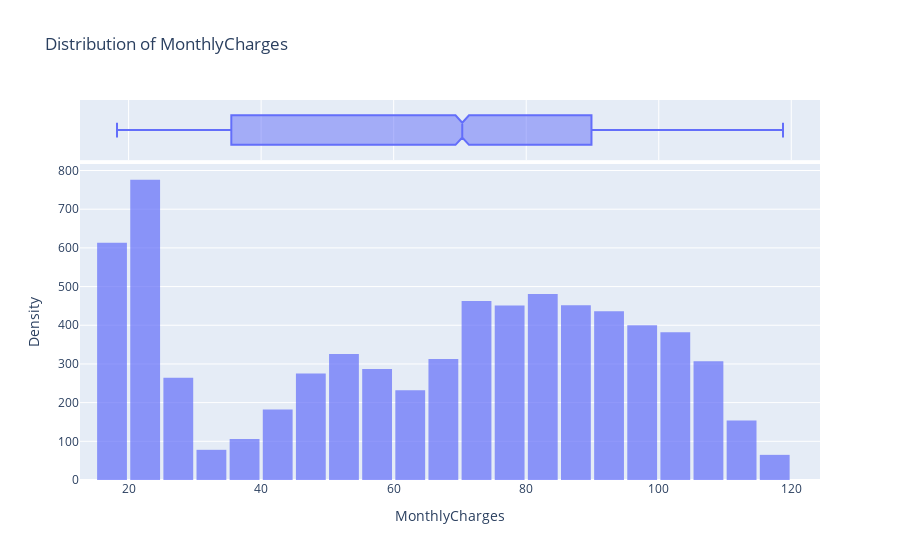
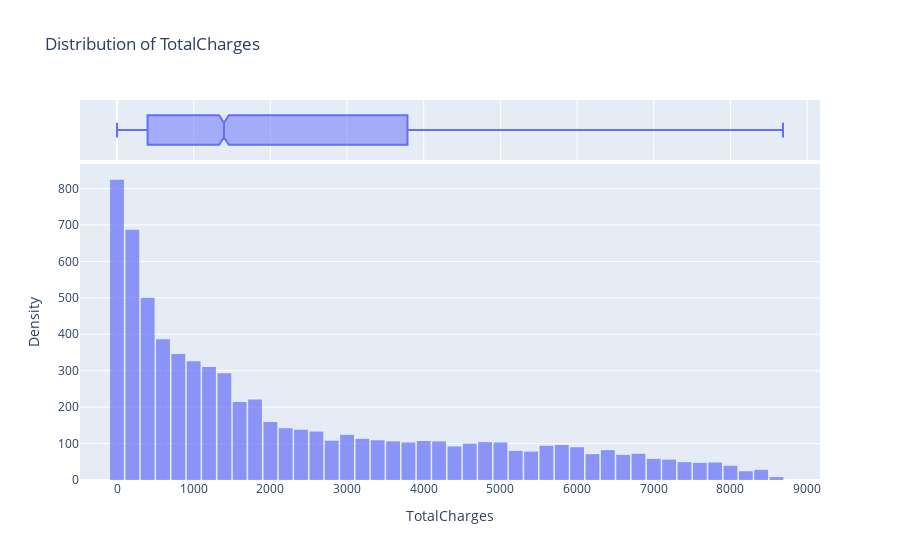
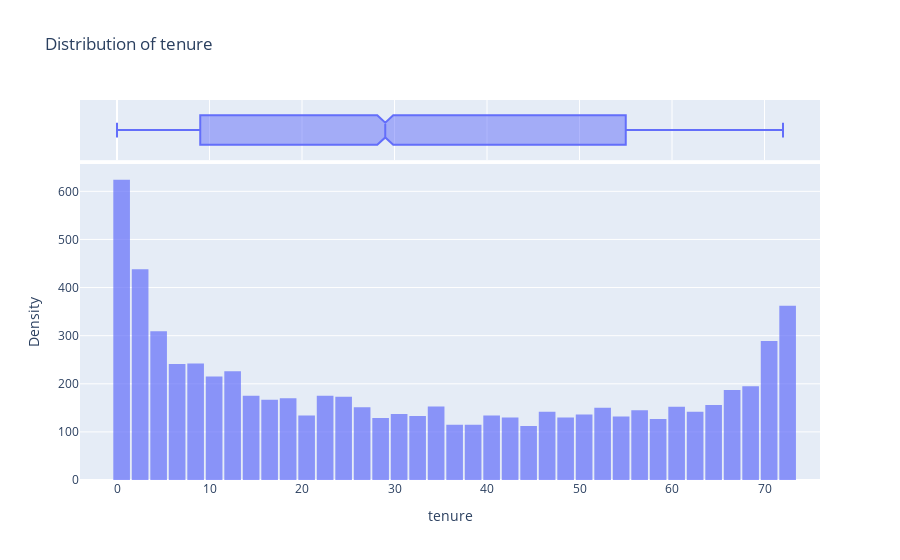

The cell these charts' notebook holds for them, in order:
### Code cell
# Descriptive statistics 
numerical_summary = df_churn.describe()
display(numerical_summary)

# Plot distributions

# Create histograms with KDE for continuous features
for feature in numeric_continous_cols:
    fig = px.histogram(
        df_churn, 
        x=feature, 
        nbins=50, 
        marginal="box",  
        title=f'Distribution of {feature}', 
        opacity=0.7
    )


    # Customize layout
    fig.update_layout(
        xaxis_title=feature,
        yaxis_title='Density',
        bargap=0.1,
        showlegend=False
    )

    # Show the plot
    fig.show()

### Figure 1 — Plotly figure (JSON) as saved in the notebook; plotly's stock layout.template omitted (floating-point values rounded to 4 significant figures; data arrays with more than 128 entries replaced by an {"elided": "..."} marker saying what was removed)
{"data": [{"alignmentgroup": "True", "bingroup": "x", "hovertemplate": "MonthlyCharges=%{x}<br>count=%{y}<extra></extra>", "legendgroup": "", "marker": {"color": "#636efa", "opacity": 0.7, "pattern": {"shape": ""}}, "name": "", "nbinsx": 50, "offsetgroup": "", "orientation": "v", "showlegend": false, "type": "histogram", "x": {"elided": "7043 float values"}, "xaxis": "x", "yaxis": "y"}, {"alignmentgroup": "True", "hovertemplate": "MonthlyCharges=%{x}<extra></extra>", "legendgroup": "", "marker": {"color": "#636efa"}, "name": "", "notched": true, "offsetgroup": "", "showlegend": false, "type": "box", "x": {"elided": "7043 float values"}, "xaxis": "x2", "yaxis": "y2"}], "layout": {"bargap": 0.1, "barmode": "relative", "legend": {"tracegroupgap": 0}, "showlegend": false, "title": {"text": "Distribution of MonthlyCharges"}, "xaxis": {"anchor": "y", "domain": [0, 1], "title": {"text": "MonthlyCharges"}}, "xaxis2": {"anchor": "y2", "domain": [0, 1], "matches": "x", "showgrid": true, "showticklabels": false}, "yaxis": {"anchor": "x", "domain": [0, 0.8316], "title": {"text": "Density"}}, "yaxis2": {"anchor": "x2", "domain": [0.8416, 1], "matches": "y2", "showgrid": false, "showline": false, "showticklabels": false, "ticks": ""}}}

### Figure 2 — Plotly figure (JSON) as saved in the notebook; plotly's stock layout.template omitted (floating-point values rounded to 4 significant figures; data arrays with more than 128 entries replaced by an {"elided": "..."} marker saying what was removed)
{"data": [{"alignmentgroup": "True", "bingroup": "x", "hovertemplate": "TotalCharges=%{x}<br>count=%{y}<extra></extra>", "legendgroup": "", "marker": {"color": "#636efa", "opacity": 0.7, "pattern": {"shape": ""}}, "name": "", "nbinsx": 50, "offsetgroup": "", "orientation": "v", "showlegend": false, "type": "histogram", "x": {"elided": "7043 float values"}, "xaxis": "x", "yaxis": "y"}, {"alignmentgroup": "True", "hovertemplate": "TotalCharges=%{x}<extra></extra>", "legendgroup": "", "marker": {"color": "#636efa"}, "name": "", "notched": true, "offsetgroup": "", "showlegend": false, "type": "box", "x": {"elided": "7043 float values"}, "xaxis": "x2", "yaxis": "y2"}], "layout": {"bargap": 0.1, "barmode": "relative", "legend": {"tracegroupgap": 0}, "showlegend": false, "title": {"text": "Distribution of TotalCharges"}, "xaxis": {"anchor": "y", "domain": [0, 1], "title": {"text": "TotalCharges"}}, "xaxis2": {"anchor": "y2", "domain": [0, 1], "matches": "x", "showgrid": true, "showticklabels": false}, "yaxis": {"anchor": "x", "domain": [0, 0.8316], "title": {"text": "Density"}}, "yaxis2": {"anchor": "x2", "domain": [0.8416, 1], "matches": "y2", "showgrid": false, "showline": false, "showticklabels": false, "ticks": ""}}}

### Figure 3 — Plotly figure (JSON) as saved in the notebook; plotly's stock layout.template omitted (floating-point values rounded to 4 significant figures; data arrays with more than 128 entries replaced by an {"elided": "..."} marker saying what was removed)
{"data": [{"alignmentgroup": "True", "bingroup": "x", "hovertemplate": "tenure=%{x}<br>count=%{y}<extra></extra>", "legendgroup": "", "marker": {"color": "#636efa", "opacity": 0.7, "pattern": {"shape": ""}}, "name": "", "nbinsx": 50, "offsetgroup": "", "orientation": "v", "showlegend": false, "type": "histogram", "x": {"elided": "7043 int values"}, "xaxis": "x", "yaxis": "y"}, {"alignmentgroup": "True", "hovertemplate": "tenure=%{x}<extra></extra>", "legendgroup": "", "marker": {"color": "#636efa"}, "name": "", "notched": true, "offsetgroup": "", "showlegend": false, "type": "box", "x": {"elided": "7043 int values"}, "xaxis": "x2", "yaxis": "y2"}], "layout": {"bargap": 0.1, "barmode": "relative", "legend": {"tracegroupgap": 0}, "showlegend": false, "title": {"text": "Distribution of tenure"}, "xaxis": {"anchor": "y", "domain": [0, 1], "title": {"text": "tenure"}}, "xaxis2": {"anchor": "y2", "domain": [0, 1], "matches": "x", "showgrid": true, "showticklabels": false}, "yaxis": {"anchor": "x", "domain": [0, 0.8316], "title": {"text": "Density"}}, "yaxis2": {"anchor": "x2", "domain": [0.8416, 1], "matches": "y2", "showgrid": false, "showline": false, "showticklabels": false, "ticks": ""}}}
